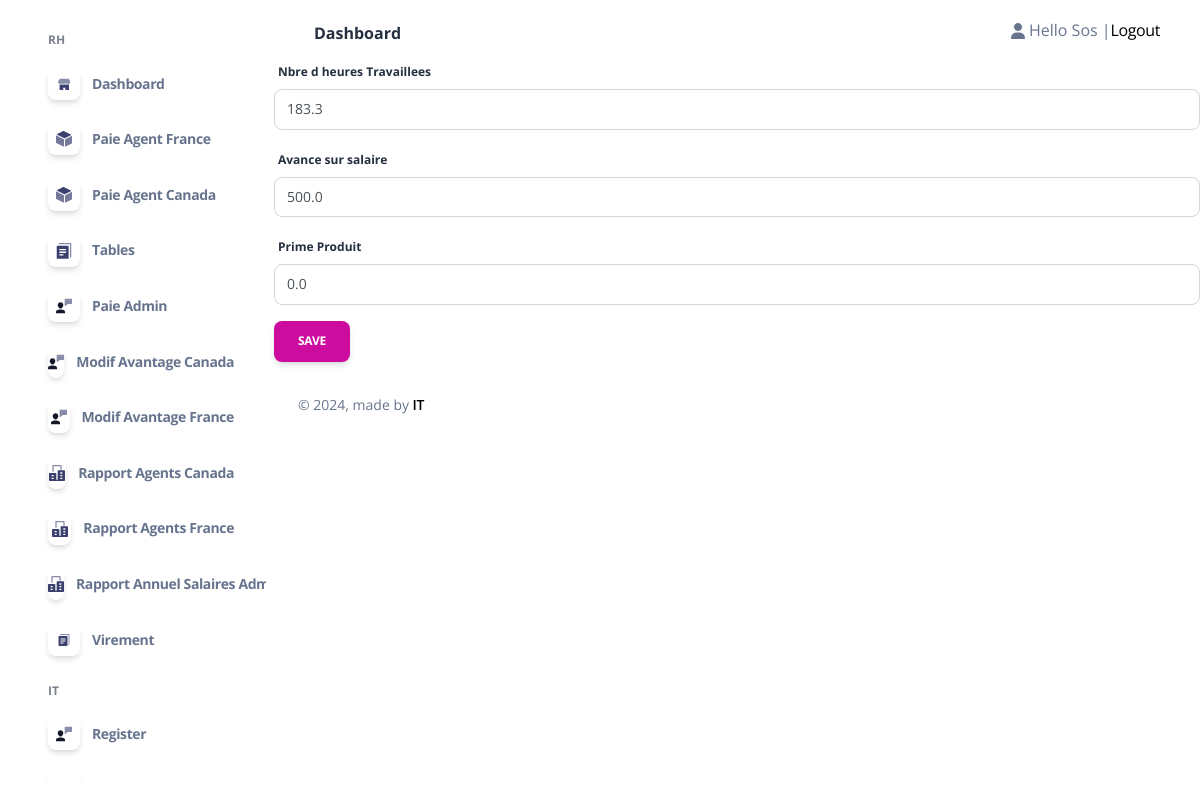
The page /EditS/14 (signed in) on the database its author committed.
### admin_Sos/models.py (models this page shows, shortened)
class Collaborateur(models.Model):
    Statut_P= (
        ('AGENT','AGENT'),
        ('CADRE','CADRE'),
        ('TECHNICIEN','TECHNICIEN'),
        ('STAGIAIRE','STAGIAIRE'),
    )
    STATUT_statut = (
        ('ACTIF','ACTIF'),
        ('INACTIF','INACTIF'),
        ('FORMATION','FORMATION'),
        ('STAGE','STAGE'),
    )
    STATUT_activite = (
        ('FRANCE','FRANCE'),
        ('CANADA','CANADA'),
    )
    STATUT_causededepart = (
        ('Demission','Demission'),
        ('Licenciement','Licenciement'),
        ('FPE','FPE'),
        ('Fin de contrat','Fin de contrat'),
        ('Comportement','Comportement'),
        ('Etudes','Etudes'),
        ('Sans motif(Volantaire)','Sans motif(Volantaire)'),
        ('Autre','Autre'),
    )
    Contart = (
        ('Etranger','Etranger'),
        ('Stage','Stage'),
        ('CDD','CDD'),
        ('CDI','CDI'),
    )
    TTGD = (
        ('Célibataire ','Célibataire'),
        ('Marié(e)','Marié(e)'),
        ('Divorcé(e)','Divorcé(e)'),
        ('Veuf(ve)','Veuf(ve)'),
    )
    statut_sexe = (
        ('H','H'),
        ('F','F'),
    )
    statut_TF = (
        ('OUI','OUI'),
        ('NON','NON'),
    )
    Statut = models.CharField(max_length=10,null=True,blank=True,choices=STATUT_statut)
    Nom = models.CharField(max_length=500,null=True,blank=True)
    Prenom = models.CharField(max_length=500,null=True,blank=True)
    Sexe = models.CharField(max_length=50,null=True,blank=True,choices=statut_sexe)
    Date_de_naissance = models.DateField(null=True,blank=True)
    Age = models.PositiveIntegerField(null=True,blank=True)
    Situation_familiale = models.CharField(max_length=100, null=True,blank=True,choices=TTGD)
    Nombre_d_enfants = models.FloatField(default=0, null=True,blank=True)
    N_CIN =models.CharField(default="-",max_length=120 ,null=True,blank=True)
    N_Passeport=models.CharField(default="-",max_length=300 ,null=True,blank=True)
    Nationalité=models.CharField(default="-",max_length=200,null=True,blank=True)
    Adresse_postale=models.CharField(default="-",max_length=200,null=True,blank=True)
    Ville=models.CharField(default="-",max_length=100,null=True,blank=True)
    E_mail= models.EmailField(null=True,blank=True)
    Declaration_CNSS= models.CharField(max_length=100,null=True,blank=True,choices=statut_TF)
    N_de_téléphone=models.CharField(max_length=200,null=True,blank=True)
    RIB = models.CharField(default="-",max_length=300,null=True,blank=True)
    N_CNSS= models.CharField(default="-",max_length=200,null=True,blank=True)
    Type_de_contrat= models.CharField(max_length=100,null=True,blank=True,choices=Contart)
    Salaire_base = models.PositiveBigIntegerField(default=0,null=True,blank=True)
    Nombre_de_Jour_Travaille_Admin= models.PositiveIntegerField(default=0,null=True,blank=True)
    Poste = models.CharField(max_length=100,null=True,blank=True)
    CSP = models.CharField(max_length=100,null=True,blank=True,choices=Statut_P)
    Date_d_entrée = models.DateField(null=True,blank=True)
    Date_de_Sortie = models.DateField(null=True,blank=True)
    anciennetee = models.IntegerField(default=0,null=True, blank=True)
    Motif_de_départ = models.CharField(default="-",max_length=1000,null=True,blank=True,choices=STATUT_causededepart)
    Commentaire = models.CharField(default="-",max_length=1000,null=True,blank=True)
    Prime_Produit = models.FloatField(default=0,null=True,blank=True)
    Nbre_d_heures_Travaillees= models.FloatField(default=0,null=True,blank=True)
    Planifier= models.FloatField(default=0,null=True,blank=True)
    Avance_sur_salaire = models.FloatField(default=0,null=True,blank=True)
    S_H = models.FloatField(default=0,null=True, blank=True)
    Activite=models.CharField(max_length=100,null=True,blank=True,choices=STATUT_activite)
    user =models.OneToOneField(User, null=True,blank=True,on_delete=models.CASCADE)

### admin_Sos/decorators.py (the view)
        def wrapper_func(request,*args, **kwargs):
            group=None
            if request.user.groups.exists():
                group= request.user.groups.all()[0].name
            if group == 'Admin':
                return view_func(request,*args, **kwargs)
            if group == 'Agent':
                return redirect('home')
            else:
                return redirect('login')

### admin_Sos/forms.py
class SalaireForm(forms.ModelForm):
    class Meta:
        model=Collaborateur
        fields=['Nbre_d_heures_Travaillees','Avance_sur_salaire','Prime_Produit']

### admin_Sos/views.py (called while the page is built)
@login_required(login_url='login')
@admin_only
def EditS_Canada_View(request,id):
    instance= Collaborateur.objects.get(id=id)
    if request.method == "POST":
        form = SalaireForm(data=request.POST,files=request.FILES,instance=instance)
        if form.is_valid():
            form.save()
            return redirect('ModifSC')
    if request.method == "GET":
        form = SalaireForm(instance=instance)
    return render(request,'admin_/EditS.html',{'form':form,'collaborateur':instance})

### Templates/admin_/EditS.html (shortened to what this page needs)
{% extends 'admin_/Base/homebase_admin.html' %}
{% block body %}{% include 'admin_/content/Modify/content_editS.html'%}{% endblock  %}

### Templates/admin_/Base/header_admin.html (shortened to what this page needs)
{% load static %}
<body class="g-sidenav-show h-100  bg-gray-100" style="background-color: white !important;">
  <aside class="sidenav navbar navbar-vertical navbar-expand-xs border-0 border-radius-xl my-3 fixed-left ms-3" id="sidenav-main">
    <div class="collapse navbar-collapse h-100 w-200" id="sidenav-collapse-main">
      <ul class="navbar-nav">
        <li class="nav-item mt-3">
          <h6 class="ps-4 ms-2 text-uppercase text-xs font-weight-bolder opacity-6" style="font-weight: bold;!important">RH</h6>
        </li>
        <li class="nav-item">
          <a class="nav-link  {% if request.path == '/home_admin/' %}active{% endif %}" href="{% url 'home_admin' %}">
            <div class="icon icon-shape icon-sm shadow border-radius-md bg-white text-center me-2 d-flex align-items-center justify-content-center">
            </div>
            <span class="nav-link-text ms-1" style="font-weight: bold;!important">Dashboard</span>
          </a>
        </li>
        <li class="nav-item">
          <a class="nav-link {% if request.path == '/HW/' %}active{% endif %}" href="{% url 'tableF' %}">
            <div class="icon icon-shape icon-sm shadow border-radius-md bg-white text-center me-2 d-flex align-items-center justify-content-center">
            </div>
            <span class="nav-link-text ms-1"style="font-weight: bold;!important">Paie Agent France</span>
          </a>
        </li>
        <li class="nav-item">
          <a class="nav-link {% if request.path == '/HW/' %}active{% endif %}" href="{% url 'tableC' %}">
            <div class="icon icon-shape icon-sm shadow border-radius-md bg-white text-center me-2 d-flex align-items-center justify-content-center">
            </div>
            <span class="nav-link-text ms-1"style="font-weight: bold;!important">Paie Agent Canada</span>
          </a>
        </li>
        <li class="nav-item">
          <a class="nav-link {% if request.path == '/table/' %}active{% endif %} " href="{% url 'table' %}">
            <div class="icon icon-shape icon-sm shadow border-radius-md bg-white text-center me-2 d-flex align-items-center justify-content-center">
            </div>
            <span class="nav-link-text ms-1"style="font-weight: bold;!important">Tables</span>
          </a>
        </li>
        <li class="nav-item">
          <a class="nav-link {% if request.path == '/Salaire Admin/' %}active{% endif %} " href="{% url 'salaire_admin' %}">
            <div class="icon icon-shape icon-sm shadow border-radius-md bg-white text-center me-2 d-flex align-items-center justify-content-center">
            </div>
            <span class="nav-link-text ms-1"style="font-weight: bold;!important">Paie Admin</span>
          </a>
        </li>
        <li class="nav-item">
          <a class="nav-link {% if request.path == '/Modif Salaire Agent Canada/' %}active{% endif %}  " href="{% url 'ModifSC' %}">
            <div class="icon icon-shape icon-sm shadow border-radius-md bg-white text-center me-2 d-flex align-items-center justify-content-center">
            </div>
            <span class="nav-link-text ms-1"style="font-weight: bold;!important">Modif Avantage Canada</span>
          </a>
        </li>
        <li class="nav-item">
          <a class="nav-link {% if request.path == '/Modif Salaire Agent France/' %}active{% endif %}  " href="{% url 'ModifSF' %}">
            <div class="icon icon-shape icon-sm shadow border-radius-md bg-white text-center me-2 d-flex align-items-center justify-content-center">
            </div>
            <span class="nav-link-text ms-1"style="font-weight: bold;!important">Modif Avantage France</span>
          </a>
        </li>
        <li class="nav-item">
          <a class="nav-link  {% if request.path == '/rapport Agent Canada/' %}active{% endif %} " href="{% url 'rapport Agent Canada' %}">
            <div class="icon icon-shape icon-sm shadow border-radius-md bg-white text-center me-2 d-flex align-items-center justify-content-center">
            </div>
            <span class="nav-link-text ms-1"style="font-weight: bold;!important">Rapport Agents Canada</span>
          </a>
        </li>
        <li class="nav-item">
          <a class="nav-link  {% if request.path == '/rapport Agent France/' %}active{% endif %} " href="{% url 'rapport Agent France' %}">
            <div class="icon icon-shape icon-sm shadow border-radius-md bg-white text-center me-2 d-flex align-items-center justify-content-center">
            </div>
            <span class="nav-link-text ms-1"style="font-weight: bold;!important">Rapport Agents France</span>
          </a>
        </li>
        <li class="nav-item">
          <a class="nav-link {% if request.path == '/rapport Admin/' %}active{% endif %} " href="{% url 'rapport Admin' %}">
            <div class="icon icon-shape icon-sm shadow border-radius-md bg-white text-center me-2 d-flex align-items-center justify-content-center">
            </div>
            <span class="nav-link-text ms-1"style="font-weight: bold;!important">Rapport Annuel Salaires Admins</span>
          </a>
        </li>
        <li class="nav-item">
          <a class="nav-link {% if request.path == '/Virement/' %}active{% endif %} " href="{% url 'virement' %}">
            <div class="icon icon-shape icon-sm shadow border-radius-md bg-white text-center me-2 d-flex align-items-center justify-content-center">
            </div>
            <span class="nav-link-text ms-1"style="font-weight: bold;!important">Virement</span>
          </a>
        </li>
        <li class="nav-item mt-3">
          <h6 class="ps-4 ms-2 text-uppercase text-xs font-weight-bolder opacity-6" style="font-weight: bold;!important">IT</h6>
        </li>
        <li class="nav-item">
          <a class="nav-link {% if request.path == '/register/' %}active{% endif %} " href="{% url 'register' %}">
            <div class="icon icon-shape icon-sm shadow border-radius-md bg-white text-center me-2 d-flex align-items-center justify-content-center">
            </div>
            <span class="nav-link-text ms-1"style="font-weight: bold;!important">Register</span>
          </a>
        </li>
        <li class="nav-item">
          <a class="nav-link {% if request.path == '/test/' %}active{% endif %} " href="">
            <div class="icon icon-shape icon-sm shadow border-radius-md bg-white text-center me-2 d-flex align-items-center justify-content-center">
            </div>
            <span class="nav-link-text ms-1"style="font-weight: bold;!important">Ticket</span>
          </a>
        </li>
      </ul>
    </div>
  </aside>
  <main class="main-content mt-1 border-radius-lg">
    <nav class="navbar navbar-main navbar-expand-lg px-0 mx-4 shadow-none border-radius-xl" id="navbarBlur" navbar-scroll="true">
      <div class="container-fluid py-1 px-3">
        <nav aria-label="breadcrumb">
          <ol class="breadcrumb bg-transparent mb-0 pb-0 pt-1 px-0 me-sm-6 me-5">
          </ol>
          <h6 class="font-weight-bolder mb-0"style="font-weight: bold;!important;" >Dashboard</h6>
        </nav>
        <div class="collapse navbar-collapse mt-sm-0 mt-2 me-md-0 me-sm-4" id="navbar">
          <ul class="navbar-nav  justify-content-end">
            <li class="nav-item d-flex align-items-center">
              {% if request.user.is_authenticated%}
                <i class="fa fa-user me-sm-1"></i>
				    			    <div> Hello {{request.user}} | </a></div>
                      <div><a  href="{% url 'logout' %}" > Logout</a></div>
						  {% endif %}
            </li>
          </ul>
        </div>
      </div>
    </nav>

### Templates/admin_/content/Modify/content_editS.html (shortened to what this page needs)
{% load crispy_forms_tags %}
<form method="POST" enctype="multipart/form-data" data-url="{% url 'EditSC' id=collaborateur.id %}" class="create-form">
   {{form|crispy}}
   <button type="submit" name="Ajouter" value="Ajouter" class="btn btn-primary">Save</button>
</form>

### static/Admin Page/assets/css/nucleo-svg.css (style rules this page uses)
.icon { display: inline-block; color: #111111; height: 1em; width: 1em; }
.icon-sm { height: 0.8em; width: 0.8em; }
.icon { fill: currentColor; stroke: none; }

### rows shown on the page
Collaborateur: Nbre_d_heures_Travaillees "183.3", Avance_sur_salaire "500.0", Prime_Produit "0.0"

### other values the page prints
{{ request.user }} "Sos"
